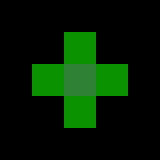

A 2D game scene composited from a Tiled map and its tileset images. What follows is a short description and the map's XML, with each tile layer's data collapsed to a summary:
An orthogonal 5x5 tile map with 32x32 px tiles, 4 tile layers (Regions, Input_set, Output0_Grass, Output1_Grass), 2 tilesets.

<map version="1.0" orientation="orthogonal" width="5" height="5" tilewidth="32" tileheight="32">
 <tileset firstgid="1" name="ruleset" tilewidth="32" tileheight="32">
  <image source="ruleset.png" trans="ff00ff" width="256" height="64" />
 </tileset>
 <tileset firstgid="17" name="grass" tilewidth="32" tileheight="32">
  <image source="../tiles/grass.png" trans="ff00ff" width="96" height="192" />
 </tileset>
 <layer name="Regions" width="5" height="5">
  <data>[25 cells, 5 non-empty, 1 distinct tile ids]</data>
 </layer>
 <layer name="Input_set" width="5" height="5">
  <data>[25 cells, 4 non-empty, 1 distinct tile ids]</data>
 </layer>
 <layer name="Output0_Grass" width="5" height="5">
  <data>[25 cells, 1 non-empty, 1 distinct tile ids]</data>
 </layer>
 <layer name="Output1_Grass" width="5" height="5">
  <data>[25 cells, 1 non-empty, 1 distinct tile ids]</data>
 </layer>
</map>
